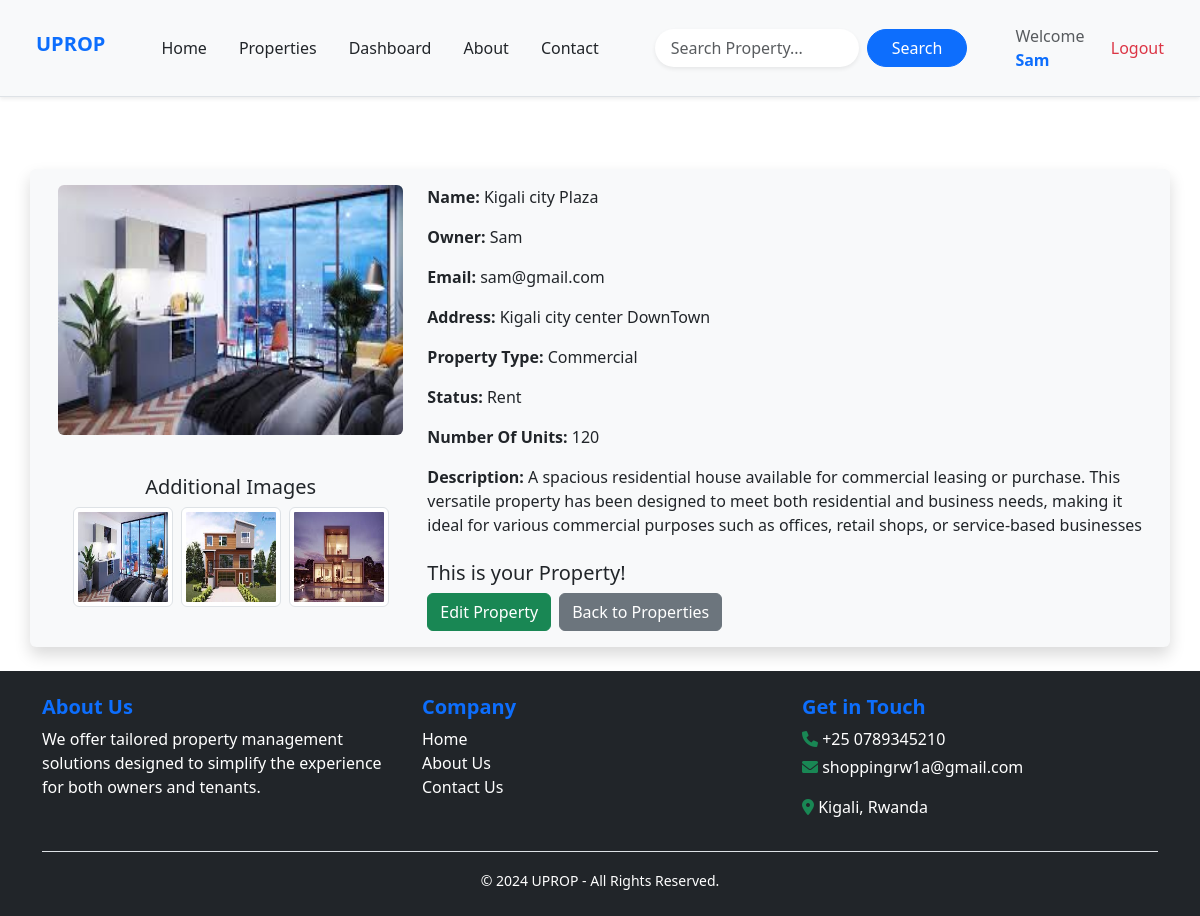
Page /property/get/6 (signed in) on the earlier database version.
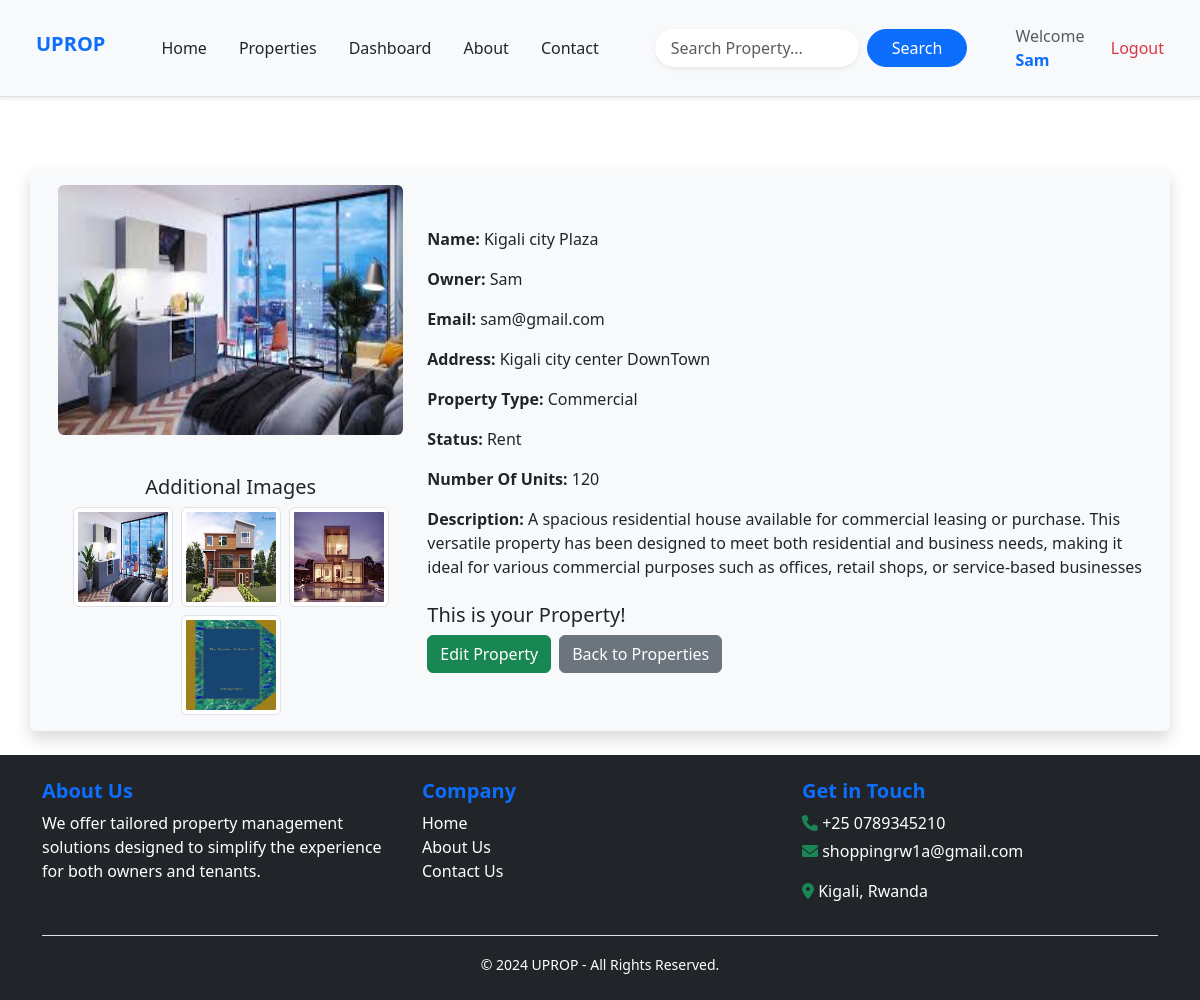
Same page on the later database version.
### Property_app/models.py (models this page shows, shortened)
class PropertyImage(models.Model):
    property = models.ForeignKey(Property, related_name='images', on_delete=models.CASCADE)
    image = models.ImageField(upload_to='prop_images/')

### Property_app/views.py (the view)
# urls.py: path('property/get/<int:pk>',views.get_single_property,name='get_single_property'),
def get_single_property(request, pk):
    try:
        property = Property.objects.get(pk=pk)
        return render(request, 'properties/propertyDetail.html', {'property': property})
    except Property.DoesNotExist:
        return render(request, '404.html', status=404)

### templates/properties/propertyDetail.html (shortened to what this page needs)
{% extends 'base.html' %}
{% block content %}
<div class="container mt-5">
    <div class="row bg-light rounded shadow p-3">
        <div class="col-md-4 d-flex flex-column align-items-center">
            <img id="main-image" src="{{ property.images.all.0.image.url }}" alt="Property Image" class="img-fluid rounded mb-3">
            <div class="mt-4 text-center">
                <h5>Additional Images</h5>
                <div class="d-flex justify-content-center gap-2 flex-wrap">
                    {% for image in property.images.all %}
                    <div class="image-card">
                        <img src="{{ image.image.url }}" alt="Property Image" class="img-thumbnail small-image" onclick="replaceMainImage(this.src)">
                    </div>
                    {% endfor %}
                </div>
            </div>
        </div>
        <div class="col-md-8 d-flex align-items-center">
            <div>
                <p><strong>Name:</strong> {{ property.name }}</p>
                <p><strong>Owner:</strong> {{ property.owner }}</p>
                <p><strong>Email:</strong> {{ property.owner.email }}</p>
                <p><strong>Address:</strong> {{ property.address }}</p>
                <p><strong>Property Type:</strong> {{ property.property_type }}</p>
                <p><strong>Status:</strong> {{ property.status }}</p>
                <p><strong>Number Of Units:</strong> {{ property.number_of_unit }}</p>
                <p><strong>Description:</strong> {{ property.description }}</p>
                {% if request.user == property.owner %}
                <div class="mt-4">
                    <h5>This is your Property!</h5>
                    <div class="d-flex gap-2">
                        <a href="{% url 'single_property' property.pk %}" class="btn btn-success">Edit Property</a>
                        <a href="{% url 'get_property_for_tenant' %}" class="btn btn-secondary">Back to Properties</a>
                    </div>
                </div>
                {% endif %}
            </div>
        </div>
    </div>
</div>
{% endblock %}

Differences in the rows shown:
added PropertyImage: image (picture)
